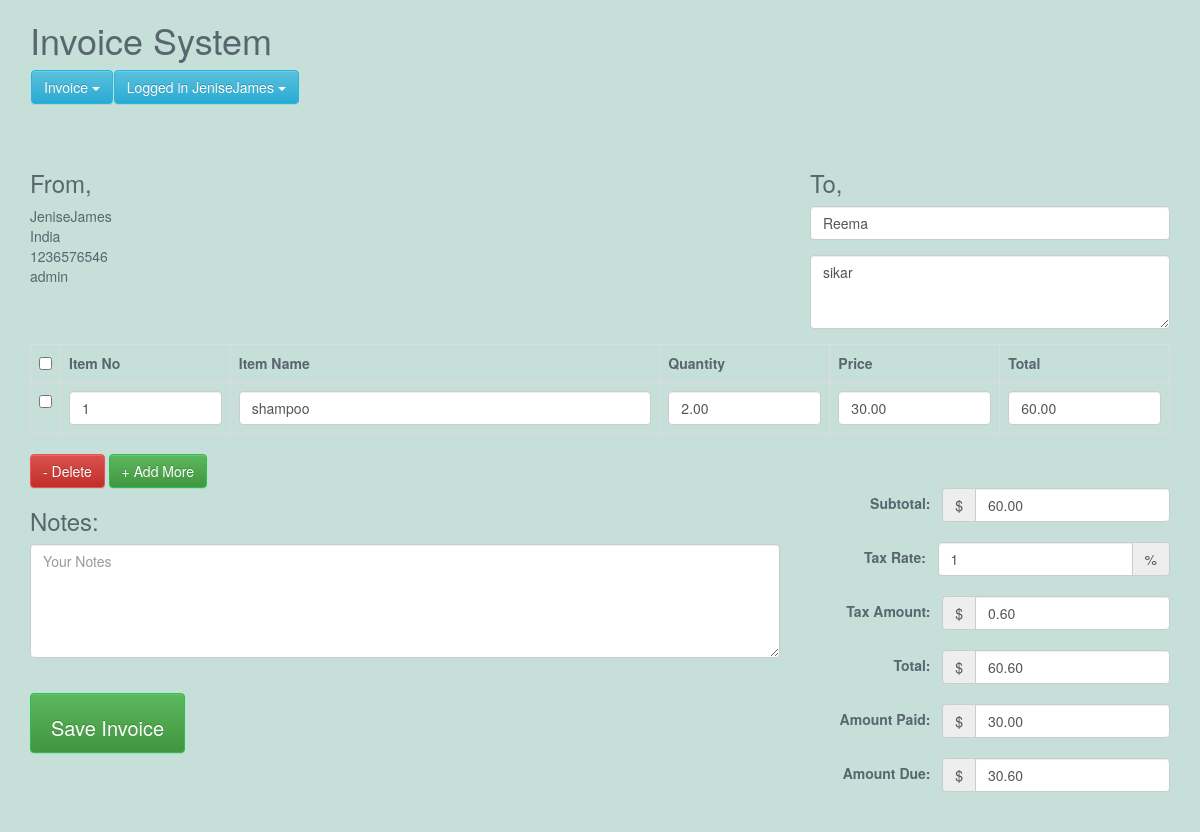
Page /edit_invoice.php?update_id=14 (signed in) on the committed database.
### tables this page shows
CREATE TABLE `invoice_order` (
  `order_id` int(11) NOT NULL,
  `user_id` int(11) NOT NULL,
  `order_date` timestamp NOT NULL DEFAULT current_timestamp(),
  `order_receiver_name` varchar(250) NOT NULL,
  `order_receiver_address` text NOT NULL,
  `order_total_before_tax` decimal(10,2) NOT NULL,
  `order_total_tax` decimal(10,2) NOT NULL,
  `order_tax_per` varchar(250) NOT NULL,
  `order_total_after_tax` double(10,2) NOT NULL,
  `order_amount_paid` decimal(10,2) NOT NULL,
  `order_total_amount_due` decimal(10,2) NOT NULL,
  `note` text NOT NULL
);

CREATE TABLE `invoice_order_item` (
  `order_item_id` int(11) NOT NULL,
  `order_id` int(11) NOT NULL,
  `item_code` varchar(250) NOT NULL,
  `item_name` varchar(250) NOT NULL,
  `order_item_quantity` decimal(10,2) NOT NULL,
  `order_item_price` decimal(10,2) NOT NULL,
  `order_item_final_amount` decimal(10,2) NOT NULL
);

### Invoice.php (called while the page is built, shortened)
<?php
class Invoice{
	private $host  = 'localhost';
    private $user  = 'root';
    private $password   = "";
    private $database  = "management";
    private $invoiceOrderTable = 'invoice_order';
	private $invoiceOrderItemTable = 'invoice_order_item';
	private $dbConnect = false;
    public function __construct(){
        if(!$this->dbConnect){
            $conn = new mysqli($this->host, $this->user, $this->password, $this->database);
            if($conn->connect_error){
                die("Error failed to connect to MySQL: " . $conn->connect_error);
            }else{
                $this->dbConnect = $conn;
            }
        }
    }
	private function getData($sqlQuery) {
		$result = mysqli_query($this->dbConnect, $sqlQuery);
		$data= array();
		while ($row = mysqli_fetch_array($result, MYSQLI_ASSOC)) {
			$data[]=$row;
		}
		return $data;
	}
	public function getInvoice($invoiceId){
		$sqlQuery = "
			SELECT * FROM ".$this->invoiceOrderTable."
			WHERE user_id = '".$_SESSION['userid']."' AND order_id = '$invoiceId'";
		$result = mysqli_query($this->dbConnect, $sqlQuery);
		$row = mysqli_fetch_array($result, MYSQLI_ASSOC);
		return $row;
	}
	public function getInvoiceItems($invoiceId){
		$sqlQuery = "
			SELECT * FROM ".$this->invoiceOrderItemTable."
			WHERE order_id = '$invoiceId'";
		return  $this->getData($sqlQuery);
	}
}
?>

### edit_invoice.php (the view, shortened to what this page needs)
<?php
include('header.php');
include 'Invoice.php';
$invoice = new Invoice();
$invoice->checkLoggedIn();
if(!empty($_GET['update_id']) && $_GET['update_id']) {
	$invoiceValues = $invoice->getInvoice($_GET['update_id']);
	$invoiceItems = $invoice->getInvoiceItems($_GET['update_id']);
}
?>
<link href="css/style1.css" rel="stylesheet">
<div class="container content-invoice">
    	<form action="" id="invoice-form" method="post" class="invoice-form" role="form" novalidate="">
	    	<div class="load-animate animated fadeInUp">
		    	<div class="row">
		    		<div class="col-xs-8 col-sm-8 col-md-8 col-lg-8">
		    			<h1 class="title">Invoice System</h1>
						<?php include('menu.php');?>
		    		</div>
		    	</div>
		    	<div class="row">
		      		<div class="col-xs-12 col-sm-4 col-md-4 col-lg-4">
		      			<h3>From,</h3>
						<?php echo $_SESSION['user']; ?><br>
						<?php echo $_SESSION['address']; ?><br>
						<?php echo $_SESSION['mobile']; ?><br>
						<?php echo $_SESSION['username']; ?><br>
		      		</div>
		      		<div class="col-xs-12 col-sm-4 col-md-4 col-lg-4 pull-right">
		      			<h3>To,</h3>
		      			<div class="form-group">
							<input value="<?php echo $invoiceValues['order_receiver_name']; ?>" type="text" class="form-control" name="companyName" id="companyName" placeholder="Company Name" autocomplete="off">
						</div>
						<div class="form-group">
							<textarea class="form-control" rows="3" name="address" id="address" placeholder="Your Address"><?php echo $invoiceValues['order_receiver_address']; ?></textarea>
						</div>
		      		</div>
		      	</div>
		      	<div class="row">
		      		<div class="col-xs-12 col-sm-12 col-md-12 col-lg-12">
		      			<table class="table table-bordered table-hover" id="invoiceItem">
							<tr>
								<th width="2%"><input id="checkAll" class="formcontrol" type="checkbox"></th>
								<th width="15%">Item No</th>
								<th width="38%">Item Name</th>
								<th width="15%">Quantity</th>
								<th width="15%">Price</th>
								<th width="15%">Total</th>
							</tr>
							<?php
							$count = 0;
							foreach($invoiceItems as $invoiceItem){
								$count++;
							?>
							<tr>
								<td><input class="itemRow" type="checkbox"></td>
								<td><input type="text" value="<?php echo $invoiceItem["item_code"]; ?>" name="productCode[]" id="productCode_<?php echo $count; ?>" class="form-control" autocomplete="off"></td>
								<td><input type="text" value="<?php echo $invoiceItem["item_name"]; ?>" name="productName[]" id="productName_<?php echo $count; ?>" class="form-control" autocomplete="off"></td>
								<td><input type="number" value="<?php echo $invoiceItem["order_item_quantity"]; ?>" name="quantity[]" id="quantity_<?php echo $count; ?>" class="form-control quantity" autocomplete="off"></td>
								<td><input type="number" value="<?php echo $invoiceItem["order_item_price"]; ?>" name="price[]" id="price_<?php echo $count; ?>" class="form-control price" autocomplete="off"></td>
								<td><input type="number" value="<?php echo $invoiceItem["order_item_final_amount"]; ?>" name="total[]" id="total_<?php echo $count; ?>" class="form-control total" autocomplete="off"></td>
							</tr>
							<?php } ?>
						</table>
		      		</div>
		      	</div>
		      	<div class="row">
		      		<div class="col-xs-12 col-sm-3 col-md-3 col-lg-3">
		      			<button class="btn btn-danger delete" id="removeRows" type="button">- Delete</button>
		      			<button class="btn btn-success" id="addRows" type="button">+ Add More</button>
		      		</div>
		      	</div>
		      	<div class="row">
		      		<div class="col-xs-12 col-sm-8 col-md-8 col-lg-8">
		      			<h3>Notes: </h3>
		      			<div class="form-group">
							<textarea class="form-control txt" rows="5" name="notes" id="notes" placeholder="Your Notes"><?php echo $invoiceValues['note']; ?></textarea>
						</div>
						<br>
						<div class="form-group">
			      			<input data-loading-text="Updating Invoice..." type="submit" name="invoice_btn" value="Save Invoice" class="btn btn-success submit_btn invoice-save-btm">
			      		</div>
		      		</div>
		      		<div class="col-xs-12 col-sm-4 col-md-4 col-lg-4">
						<span class="form-inline">
							<div class="form-group">
								<label>Subtotal: &nbsp;</label>
								<div class="input-group">
									<div class="input-group-addon currency">$</div>
									<input value="<?php echo $invoiceValues['order_total_before_tax']; ?>" type="number" class="form-control" name="subTotal" id="subTotal" placeholder="Subtotal">
								</div>
							</div>
							<div class="form-group">
								<label>Tax Rate: &nbsp;</label>
								<div class="input-group">
									<input value="<?php echo $invoiceValues['order_tax_per']; ?>" type="number" class="form-control" name="taxRate" id="taxRate" placeholder="Tax Rate">
									<div class="input-group-addon">%</div>
								</div>
							</div>
							<div class="form-group">
								<label>Tax Amount: &nbsp;</label>
								<div class="input-group">
									<div class="input-group-addon currency">$</div>
									<input value="<?php echo $invoiceValues['order_total_tax']; ?>" type="number" class="form-control" name="taxAmount" id="taxAmount" placeholder="Tax Amount">
								</div>
							</div>
							<div class="form-group">
								<label>Total: &nbsp;</label>
								<div class="input-group">
									<div class="input-group-addon currency">$</div>
									<input value="<?php echo $invoiceValues['order_total_after_tax']; ?>" type="number" class="form-control" name="totalAftertax" id="totalAftertax" placeholder="Total">
								</div>
							</div>
							<div class="form-group">
								<label>Amount Paid: &nbsp;</label>
								<div class="input-group">
									<div class="input-group-addon currency">$</div>
									<input value="<?php echo $invoiceValues['order_amount_paid']; ?>" type="number" class="form-control" name="amountPaid" id="amountPaid" placeholder="Amount Paid">
								</div>
							</div>
							<div class="form-group">
								<label>Amount Due: &nbsp;</label>
								<div class="input-group">
									<div class="input-group-addon currency">$</div>
									<input value="<?php echo $invoiceValues['order_total_amount_due']; ?>" type="number" class="form-control" name="amountDue" id="amountDue" placeholder="Amount Due">
								</div>
							</div>
						</span>
					</div>
		      	</div>
	      	</div>
		</form>
    </div>
<?php include('footer.php');?>

### css/style1.css (style rules this page uses)
html { background-color1: #f0f3f4; position: relative; min-height: 100%; }
.btn-success, .panel-success { background-color: #27c24c !important; border-color: #27c24c !important; color: #fff !important; }
.btn-danger, .panel-danger { background-color: #f05050; border-color: #f05050; color: #fff !important; }
input[type=number] { -moz-appearance: textfield; }
.form-inline .form-group { margin-bottom: 20px; float: right; }
.invoice-save-btm { height:60px;padding:20px;font-size:20px; }

### rows in the picture
invoice_order: companyName "Reema", address "sikar", subTotal "60.00", taxRate "1", taxAmount "0.60", totalAftertax "60.60", amountPaid "30.00", amountDue "30.60"
invoice_order_item: item_code "1", item_name "shampoo", order_item_quantity "2.00", order_item_price "30.00", order_item_final_amount "60.00"

### other values in the picture
$_SESSION['user'] "JeniseJames"
$_SESSION['address'] "India"
$_SESSION['mobile'] "1236576546"
$_SESSION['username'] "admin"
